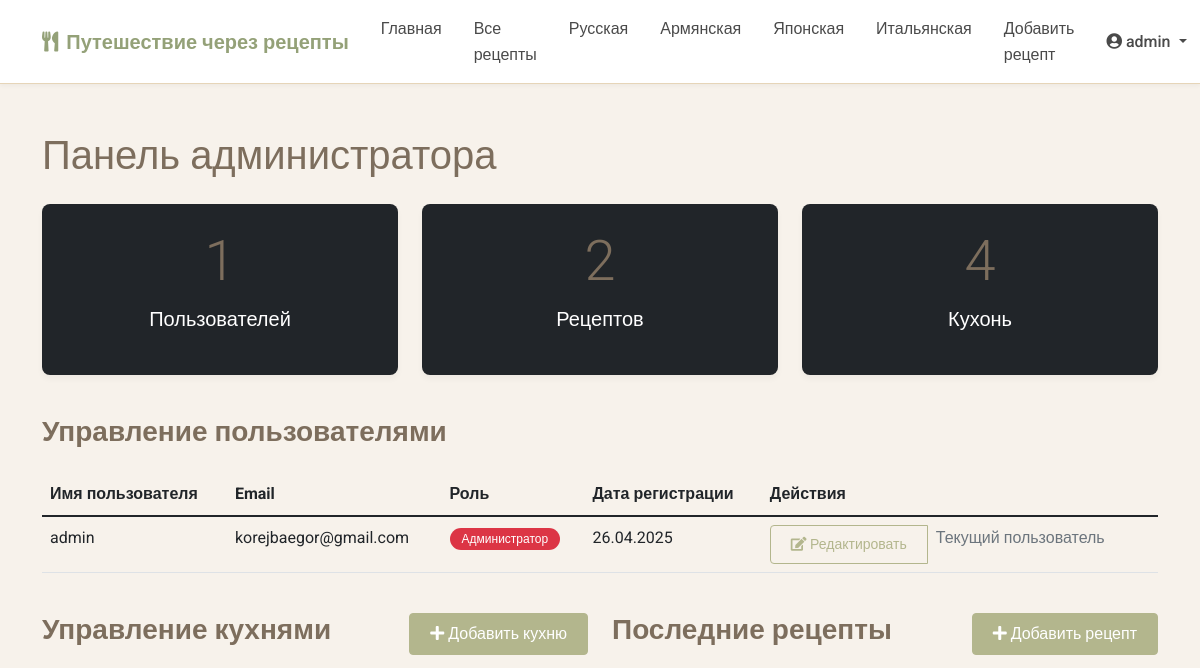
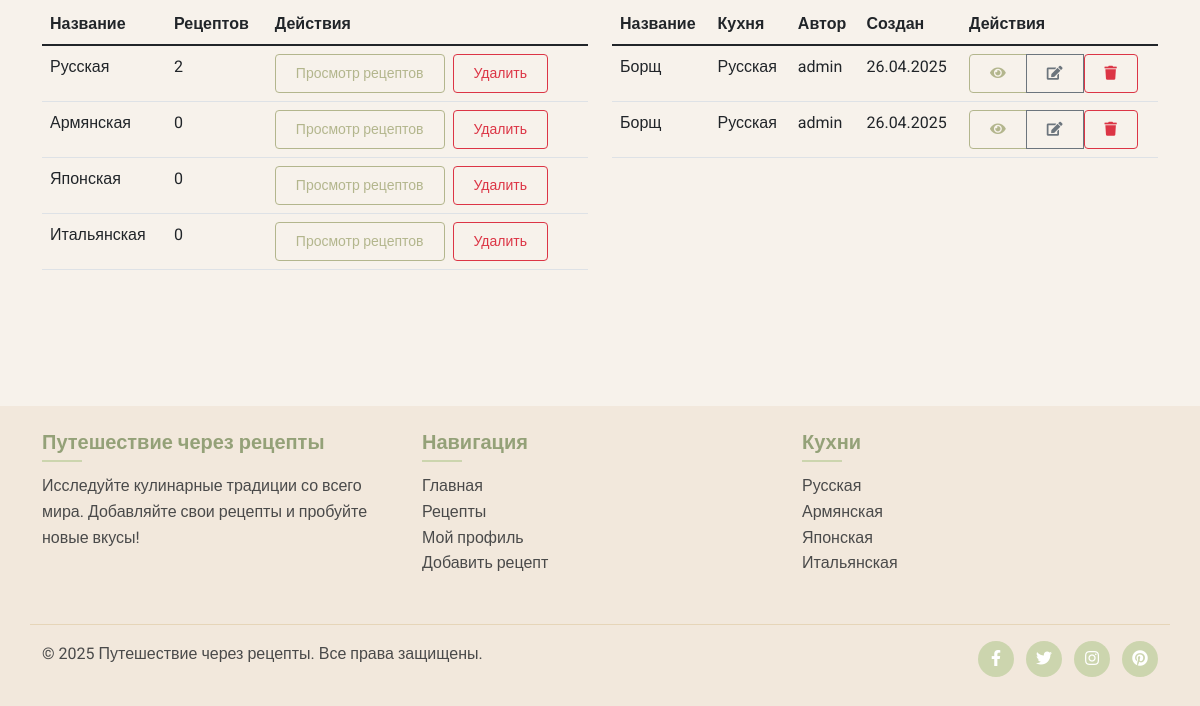
Page /admin (signed in) on the earlier database version (2 pictures, top to bottom).
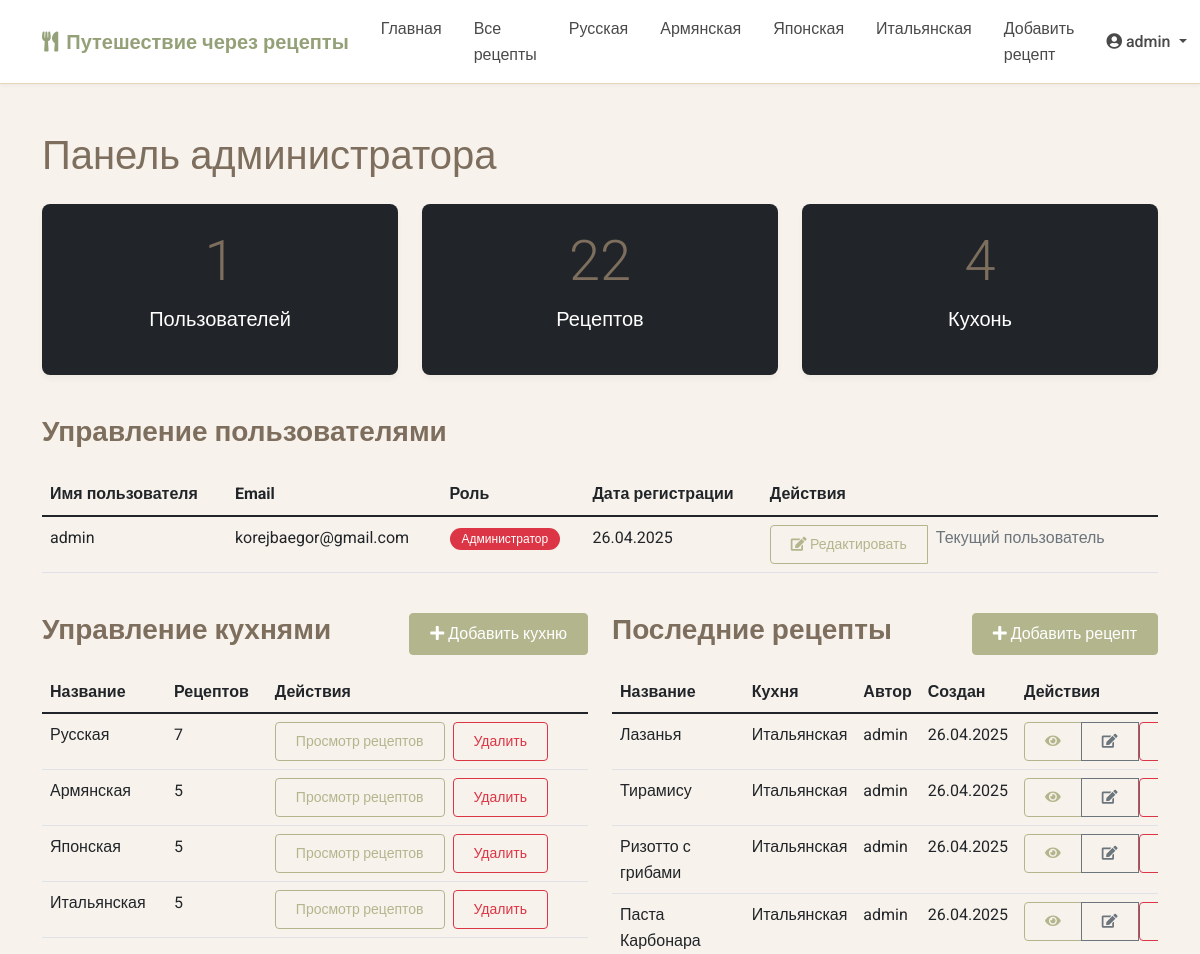
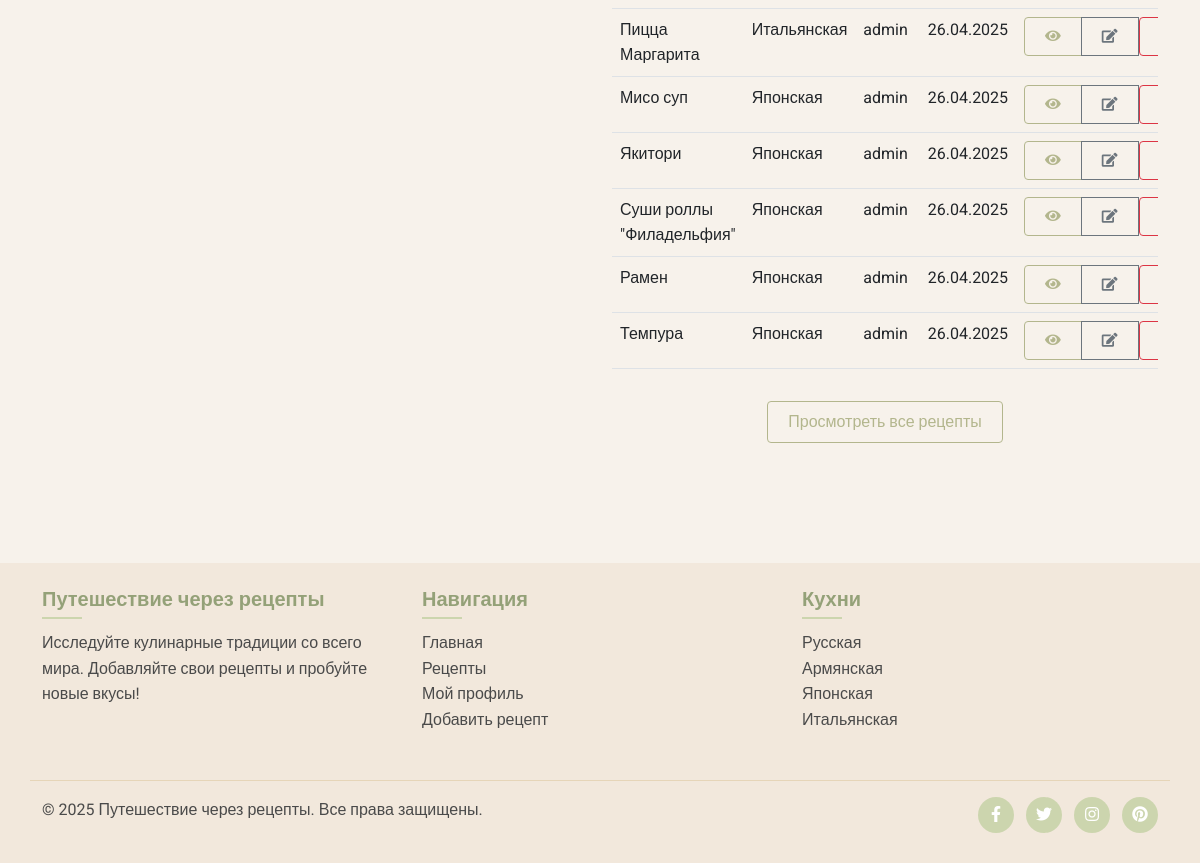
Same page on the later database version (2 pictures, top to bottom).
### models.py (models this page shows, shortened)
class Cuisine(db.Model):
    id = db.Column(db.Integer, primary_key=True)
    name = db.Column(db.String(64), unique=True, nullable=False)
    description = db.Column(db.Text)
    recipes = db.relationship('Recipe', backref='cuisine', lazy='dynamic')

class User(UserMixin, db.Model):
    id = db.Column(db.Integer, primary_key=True)
    username = db.Column(db.String(64), unique=True, nullable=False)
    email = db.Column(db.String(120), unique=True, nullable=False)
    password_hash = db.Column(db.String(256), nullable=False)
    is_admin = db.Column(db.Boolean, default=False)
    date_joined = db.Column(db.DateTime, default=datetime.utcnow)
    avatar = db.Column(db.String(256), default='default_avatar.png')  # URL или путь к аватарке пользователя
    bio = db.Column(db.Text, nullable=True)  # Биография пользователя
    recipes = db.relationship('Recipe', backref='author', lazy='dynamic', cascade='all, delete-orphan')
    favorites = db.relationship('Favorite', backref='user', lazy='dynamic', cascade='all, delete-orphan')
    comments = db.relationship('Comment', backref='author', lazy='dynamic', cascade='all, delete-orphan')
    ratings = db.relationship('Rating', backref='user', lazy='dynamic', cascade='all, delete-orphan')

class Recipe(db.Model):
    id = db.Column(db.Integer, primary_key=True)
    title = db.Column(db.String(128), nullable=False)
    description = db.Column(db.Text)
    ingredients = db.Column(db.Text, nullable=False)
    instructions = db.Column(db.Text, nullable=False)
    prep_time = db.Column(db.Integer)  # в минутах
    cook_time = db.Column(db.Integer)  # в минутах
    servings = db.Column(db.Integer)
    difficulty = db.Column(db.String(20))  # Легкий, Средний, Сложный
    created_at = db.Column(db.DateTime, default=datetime.utcnow)
    updated_at = db.Column(db.DateTime, default=datetime.utcnow, onupdate=datetime.utcnow)
    user_id = db.Column(db.Integer, db.ForeignKey('user.id'))
    cuisine_id = db.Column(db.Integer, db.ForeignKey('cuisine.id'))
    image_url = db.Column(db.String(1024))  # Добавляем поле для URL изображения
    favorites = db.relationship('Favorite', backref='recipe', lazy='dynamic', cascade='all, delete-orphan')
    comments = db.relationship('Comment', backref='recipe', lazy='dynamic', cascade='all, delete-orphan')
    ratings = db.relationship('Rating', backref='recipe', lazy='dynamic', cascade='all, delete-orphan')
    photos = db.relationship('RecipePhoto', backref='recipe', lazy='dynamic', cascade='all, delete-orphan')

### routes.py (the view)
@app.route('/admin')
@login_required
def admin_dashboard():
    if not current_user.is_admin:
        abort(403)  # Forbidden
    users = User.query.all()
    recipes = Recipe.query.order_by(Recipe.created_at.desc()).all()
    cuisines = Cuisine.query.all()
    return render_template('admin_dashboard.html', users=users, recipes=recipes, cuisines=cuisines)

### app.py (called while the page is built)
@login_manager.user_loader
def load_user(user_id):
    from models import User
    return User.query.get(int(user_id))

### routes.py (called while the page is built)
@app.before_request
def load_global_data():
    g.all_cuisines = Cuisine.query.all()

### templates/admin_dashboard.html (shortened to what the changed rows need)
{% extends 'base.html' %}
{% block content %}
<div class="container py-5">
    <h1 class="mb-4">Панель администратора</h1>
    <div class="row mb-4">
        <div class="col-md-4 mb-3">
            <div class="card text-white bg-dark h-100">
                <div class="card-body text-center">
                    <h2 class="display-4">{{ users|length }}</h2>
                </div>
            </div>
        </div>
        <div class="col-md-4 mb-3">
            <div class="card text-white bg-dark h-100">
                <div class="card-body text-center">
                    <h2 class="display-4">{{ recipes|length }}</h2>
                    <p class="lead">Рецептов</p>
                </div>
            </div>
        </div>
        <div class="col-md-4 mb-3">
            <div class="card text-white bg-dark h-100">
                <div class="card-body text-center">
                    <h2 class="display-4">{{ cuisines|length }}</h2>
                </div>
            </div>
        </div>
    </div>
    <div class="row">
        <div class="col-md-12 mb-4">
            <div class="admin-card">
                <div class="table-responsive">
                    <table class="table table-hover">
                        <thead>
                            <tr>
                                <th>Имя пользователя</th>
                                <th>Email</th>
                                <th>Роль</th>
                                <th>Дата регистрации</th>
                                <th>Действия</th>
                            </tr>
                        </thead>
                        <tbody>
                            {% for user in users %}
                                <tr>
                                    <td>{{ user.username }}</td>
                                    <td>{{ user.email }}</td>
                                    <td>
                                        {% if user.is_admin %}
                                            <span class="badge bg-danger">Администратор</span>
                                        {% else %}
                                            <span class="badge bg-secondary">Пользователь</span>
                                        {% endif %}
                                    </td>
                                    <td>{{ user.date_joined.strftime('%d.%m.%Y') }}</td>
                                    <td>
                                        <div class="btn-group">
                                            <a href="{{ url_for('admin_edit_user', user_id=user.id) }}" class="btn btn-sm btn-outline-primary">
                                                <i class="fas fa-edit"></i> Редактировать
                                            </a>
                                            {% if user.id != current_user.id %}
                                                <form action="{{ url_for('toggle_admin', user_id=user.id) }}" method="POST" class="d-inline">
                                                    <button type="submit" class="btn btn-sm {% if user.is_admin %}btn-outline-danger{% else %}btn-outline-success{% endif %}">
                                                        {% if user.is_admin %}
                                                            Отозвать права админа
                                                        {% else %}
                                                            Сделать админом
                                                        {% endif %}
                                                    </button>
                                                </form>
                                                <form action="{{ url_for('admin_delete_user', user_id=user.id) }}" method="POST" class="d-inline" onsubmit="return confirm('Вы уверены, что хотите удалить пользователя {{ user.username }}? Это действие нельзя отменить.')">
                                                    <button type="submit" class="btn btn-sm btn-outline-danger">
                                                        <i class="fas fa-trash"></i> Удалить
                                                    </button>
                                                </form>
                                            {% else %}
                                                <span class="text-muted ps-2">Текущий пользователь</span>
                                            {% endif %}
                                        </div>
                                    </td>
                                </tr>
                            {% endfor %}
                        </tbody>
                    </table>
                </div>
            </div>
        </div>
        <div class="col-md-6 mb-4">
            <div class="admin-card">
                <div class="table-responsive">
                    <table class="table table-hover">
                        <thead>
                            <tr>
                                <th>Название</th>
                                <th>Рецептов</th>
                                <th>Действия</th>
                            </tr>
                        </thead>
                        <tbody>
                            {% for cuisine in cuisines %}
                                <tr>
                                    <td>{{ cuisine.name }}</td>
                                    <td>{{ cuisine.recipes.count() }}</td>
                                    <td>
                                        <a href="{{ url_for('cuisine_recipes', cuisine_id=cuisine.id) }}" class="btn btn-sm btn-outline-primary">
                                            Просмотр рецептов
                                        </a>
                                        <form action="{{ url_for('delete_cuisine', cuisine_id=cuisine.id) }}" method="POST" class="d-inline" onsubmit="return confirm('Вы уверены, что хотите удалить кухню {{ cuisine.name }}?')">
                                            <button type="submit" class="btn btn-sm btn-outline-danger ms-1">
                                                Удалить
                                            </button>
                                        </form>
                                    </td>
                                </tr>
                            {% endfor %}
                        </tbody>
                    </table>
                </div>
            </div>
        </div>
        <div class="col-md-6 mb-4">
            <div class="admin-card">
                <div class="table-responsive">
                    <table class="table table-hover">
                        <thead>
                            <tr>
                                <th>Название</th>
                                <th>Кухня</th>
                                <th>Автор</th>
                                <th>Создан</th>
                                <th>Действия</th>
                            </tr>
                        </thead>
                        <tbody>
                            {% for recipe in recipes[:10] %}
                                <tr>
                                    <td>{{ recipe.title }}</td>
                                    <td>{{ recipe.cuisine.name }}</td>
                                    <td>{{ recipe.author.username }}</td>
                                    <td>{{ recipe.created_at.strftime('%d.%m.%Y') }}</td>
                                    <td>
                                        <div class="btn-group">
                                            <a href="{{ url_for('recipe_detail', recipe_id=recipe.id) }}" class="btn btn-sm btn-outline-primary">
                                                <i class="fas fa-eye"></i>
                                            </a>
                                            <a href="{{ url_for('edit_recipe', recipe_id=recipe.id) }}" class="btn btn-sm btn-outline-secondary">
                                                <i class="fas fa-edit"></i>
                                            </a>
                                            <form action="{{ url_for('delete_recipe', recipe_id=recipe.id) }}" method="POST" class="d-inline" onsubmit="return confirm('Вы уверены, что хотите удалить рецепт {{ recipe.title }}?')">
                                                <button type="submit" class="btn btn-sm btn-outline-danger">
                                                    <i class="fas fa-trash"></i>
                                                </button>
                                            </form>
                                        </div>
                                    </td>
                                </tr>
                            {% endfor %}
                        </tbody>
                    </table>
                </div>
                {% if recipes|length > 10 %}
                    <div class="text-center mt-3">
                        <a href="{{ url_for('recipes') }}" class="btn btn-outline-primary">Просмотреть все рецепты</a>
                    </div>
                {% endif %}
            </div>
        </div>
    </div>
</div>
{% endblock %}

### templates/base.html (shortened to what the changed rows need)
<!DOCTYPE html>
<html lang="ru">
<head>
    <link href="https://cdn.jsdelivr.net/npm/bootstrap@5.1.3/dist/css/bootstrap.min.css" rel="stylesheet">
    <link rel="stylesheet" href="https://cdnjs.cloudflare.com/ajax/libs/font-awesome/5.15.4/css/all.min.css">
    <link rel="stylesheet" href="{{ url_for('static', filename='css/main.css') }}">
</head>
<body>
    <nav class="navbar navbar-expand-lg navbar-light sticky-top">
        <div class="container">
            <div class="collapse navbar-collapse" id="navbarNav">
                <ul class="navbar-nav me-auto">
                    {% for cuisine in g.all_cuisines %}
                    <li class="nav-item">
                        <a class="nav-link {% if request.path == url_for('cuisine_recipes', cuisine_id=cuisine.id) %}active{% endif %}" href="{{ url_for('cuisine_recipes', cuisine_id=cuisine.id) }}">{{ cuisine.name }}</a>
                    </li>
                    {% endfor %}
                </ul>
                <div class="navbar-nav">
                    {% if current_user.is_authenticated %}
                        <div class="nav-item dropdown">
                            <a class="nav-link dropdown-toggle" href="#" id="userDropdown" role="button" data-bs-toggle="dropdown" aria-expanded="false">
                                <i class="fas fa-user-circle me-1"></i>{{ current_user.username }}
                            </a>
                        </div>
                    {% else %}
                        <a class="nav-link" href="{{ url_for('login') }}">Вход</a>
                        <a class="nav-link" href="{{ url_for('register') }}">Регистрация</a>
                    {% endif %}
                </div>
            </div>
        </div>
    </nav>
    {% block content %}{% endblock %}
    <footer class="footer py-4 mt-5">
        <div class="container">
            <div class="row">
                <div class="col-md-4">
                    <ul class="list-unstyled">
                        {% for cuisine in g.all_cuisines %}
                            <li><a href="{{ url_for('cuisine_recipes', cuisine_id=cuisine.id) }}">{{ cuisine.name }}</a></li>
                        {% endfor %}
                    </ul>
                </div>
            </div>
        </div>
    </footer>
</body>
</html>

Differences in the rows shown:
no longer on this page (row unchanged): Recipe: title "Борщ", cuisine.name "Русская", author.username "admin", created_at "26.04.2025"
no longer on this page (row unchanged): Recipe: title "Борщ", cuisine.name "Русская", author.username "admin", created_at "26.04.2025"
computed for Cuisine "Русская": recipes.count "2" → "7"
computed for Cuisine "Армянская": recipes.count "0" → "5"
computed for Cuisine "Японская": recipes.count "0" → "5"
computed for Cuisine "Итальянская": recipes.count "0" → "5"
added Recipe: title "Лазанья", cuisine.name "Итальянская", author.username "admin", created_at "26.04.2025"
added Recipe: title "Тирамису", cuisine.name "Итальянская", author.username "admin", created_at "26.04.2025"
added Recipe: title "Ризотто с грибами", cuisine.name "Итальянская", author.username "admin", created_at "26.04.2025"
added Recipe: title "Паста Карбонара", cuisine.name "Итальянская", author.username "admin", created_at "26.04.2025"
added Recipe: title "Пицца Маргарита", cuisine.name "Итальянская", author.username "admin", created_at "26.04.2025"
added Recipe: title "Мисо суп", cuisine.name "Японская", author.username "admin", created_at "26.04.2025"
added Recipe: title "Якитори", cuisine.name "Японская", author.username "admin", created_at "26.04.2025"
added Recipe: title "Суши роллы \"Филадельфия\"", cuisine.name "Японская", author.username "admin", created_at "26.04.2025"
added Recipe: title "Рамен", cuisine.name "Японская", author.username "admin", created_at "26.04.2025"
added Recipe: title "Темпура", cuisine.name "Японская", author.username "admin", created_at "26.04.2025"
Other differences:
{{ recipes|length }}: "2" → "22"
text now shown: "Просмотреть все рецепты"
